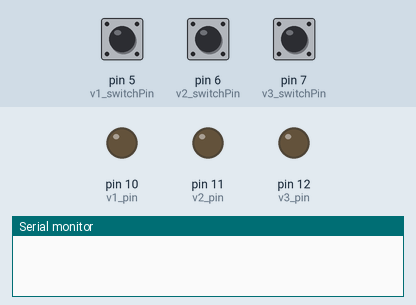
Bench run of a program on a simulated Arduino Uno, built with avr-gcc and run on an emulated ATmega328P. On the bench: output pins drawn as LEDs (lit = HIGH), the last lines printed to the serial monitor. The test bench sets the inputs (shaded band); at power-on: pin 5 (v1_switchPin) HIGH, pin 6 (v2_switchPin) HIGH, pin 7 (v3_switchPin) HIGH.

Above: at 1.2 s.
1.3 s: pin 5 (v1_switchPin) pulled LOW for 0.15 s
At 1.37 s:
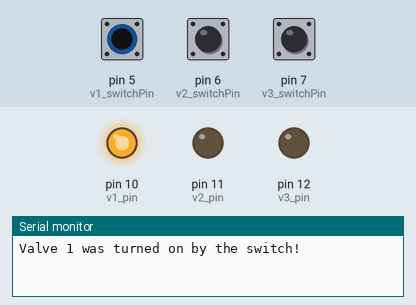
2.9 s: pin 6 (v2_switchPin) pulled LOW for 0.15 s
At 2.98 s:
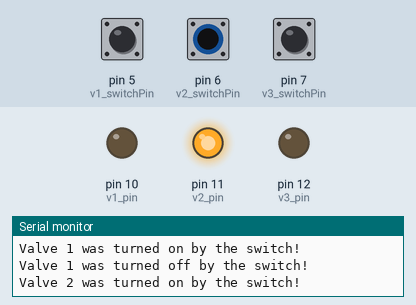
4.5 s: pin 7 (v3_switchPin) pulled LOW for 0.15 s
At 4.58 s:
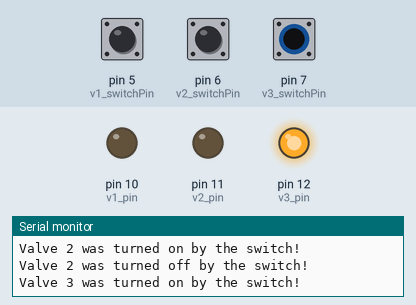
6.1 s: pin 7 (v3_switchPin) pulled LOW for 3.2 s
At 10.2 s:
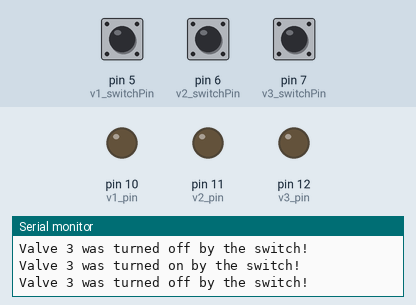
10.8 s: pin 5 (v1_switchPin) pulled LOW for 3.2 s
At 11.4 s:
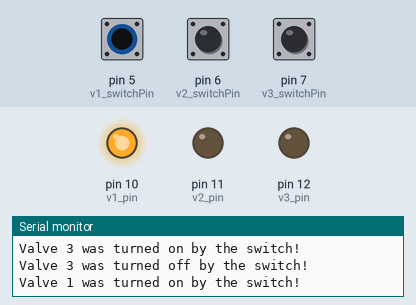
15.5 s: pin 5 (v1_switchPin) driven LOW and pin 6 (v2_switchPin) driven LOW
At 16.5 s:
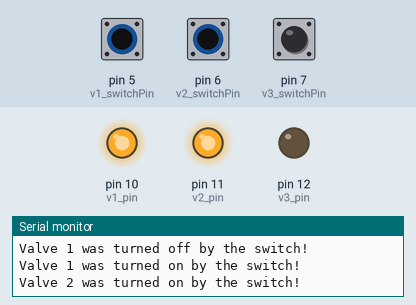
Timing chart, 0 to 18.0 s (numbered marks = the images above; inputs shaded):
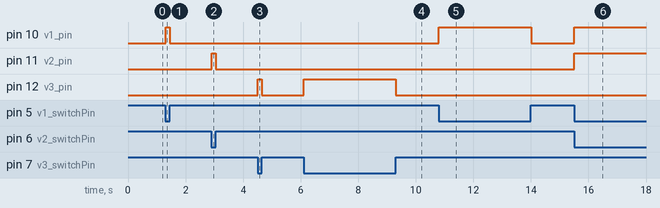

The program:

main.cpp
```cpp
#include <Arduino.h>
#include <ezButton.h>

// Generic constants
const long mspm = 60000; // Milliseconds per minute

// Set up valve constants
const int   v1_pin    = 10;         // Valve 1 pin number
const float v1_rpd    = 1;        // Valve 1 runs per day
const long  v1_ms     = 10*mspm;    // Number of milliseconds to run valve 1
bool        v1_actv   = 0;          // Boolean to tell whether valve 1 is currently active
bool        istimer1  = 0;          // Boolean to tell whether a timer is currently active or if the program was just initialized

const int   v2_pin    = 11;         // Valve 2 pin number
const float v2_rpd    = 2;          // Valve 2 runs per day
const long  v2_ms     = 5*mspm;     // Number of milliseconds to run valve 2
bool        v2_actv   = 0;          // Boolean to tell whether valve 1 is currently active
bool        istimer2  = 0;          // Boolean to tell whether a timer is currently active or if the program was just initialized


const int    v3_pin    = 12;         // Valve 3 pin number
const float  v3_rpd    = float(1)/float(4);        // Valve 3 runs per day
const long   v3_ms     = 60*mspm;    // Number of milliseconds to run valve 3
bool         v3_actv   = 0;          // Boolean to tell whether valve 1 is currently active
bool         istimer3  = 0;          // Boolean to tell whether a timer is currently active or if the program was just initialized


// Timing calculations
const long mspd = 24*60*mspm;     // Milliseconds per day
const long msv1 = mspd/v1_rpd;    // Number of milliseconds to wait until next valve 1 run
const long msv2 = mspd/v2_rpd;    // Number of milliseconds to wait until next valve 2 run
const long msv3 = mspd/v3_rpd;    // Number of milliseconds to wait until next valve 3 run

// Set up switches
const int v1_switchPin  = 5; // Set pin 5 as the pin for valve 1 switch
const int v2_switchPin  = 6; // Set pin 6 as the pin for valve 2 switch
const int v3_switchPin  = 7; // Set pin 7 as the pin for valve 3 switch

ezButton S1(v1_switchPin);
ezButton S2(v2_switchPin);
ezButton S3(v3_switchPin);
int S1state = 0;
int S2state = 0;
int S3state = 0;

void setup() {

  // Currently wired to main irrigation to garden bed an flowers
  pinMode(v1_pin,OUTPUT);

  // Currently wired to trees, texas ranger, and plumbagos
  pinMode(v2_pin,OUTPUT);

  // Currently not wired
  pinMode(v3_pin,OUTPUT);

  // Start Serial Connection
  Serial.begin(9600);

  // Set Button debounce timing
  S1.setDebounceTime(5); // set debounce time to 50 milliseconds
  S2.setDebounceTime(5); // set debounce time to 50 milliseconds
  S3.setDebounceTime(5); // set debounce time to 50 milliseconds

}

// To initialize program with valves ON, set counters to delay times
// long v1_count  = msv1;          // Inialize valve 1 counter
// long v2_count  = msv2;          // Inialize valve 2 counter
// long v3_count  = msv3;          // Inialize valve 3 counter

// To initialize program with valves OFF, set counters to 1
long v1_count  = 1;          // Inialize valve 1 counter
long v2_count  = 1;          // Inialize valve 2 counter
long v3_count  = 1;          // Inialize valve 3 counter

void loop() {

  S1.loop();
  S2.loop();
  S3.loop();

  // Update switch states. 1 means OFF, 0 means ON.
  S1state = S1.getState();
  S2state = S2.getState();
  S3state = S3.getState();

  ////////////////
  // VALVE 1 logic
  ////////////////

  // Turn on Valve 1 when its delay time has been exceeded AND when Valves 2 and 3 are not active
  if (v1_count>=msv1 && !v2_actv && !v3_actv) {
    v1_actv = 1; // Set valve 1 as active
    digitalWrite(v1_pin, HIGH); // Turn on valve 1
    v1_count = 1; // Reset valve 1 counter
    istimer1 = 1; // Set timer 1 boolean to on

    Serial.print("Valve 1 timer is active!\n");
  }

  // Turn off Valve 1 when timer is up AND if the switch is not currently in ON position
  if (v1_actv && v1_count==v1_ms) {
    if (digitalRead(v1_switchPin)) {
      digitalWrite(v1_pin, LOW); // Turn off valve 1, Wont turn off if valve's swtich is active, but will still reset timer boolean
      v1_actv = 0; // Set valve 1 as inactive
    }
    istimer1 = 0; // Set timer 1 boolean to off

    Serial.print("Valve 1 timer is up!\n");
  }

  // Option to manually activate valve 1 using a switch without affecting any of the counts
  if (!S1state && !v1_actv) {
    digitalWrite(v1_pin, HIGH); // Turn on valve 1
    v1_actv = 1; // Set valve 1 as active

    Serial.print("Valve 1 was turned on by the switch!\n");
  }
  if (S1state && v1_actv && !istimer1) { // Wont turn off if valve's timer is currently active
    digitalWrite(v1_pin, LOW); // Turn off valve 1
    v1_actv = 0; // Set valve 1 as inactive

    Serial.print("Valve 1 was turned off by the switch!\n");
  }

  ////////////////
  // VALVE 2 logic
  ////////////////

  // Turn on Valve 2 when its delay time has been exceeded AND when Valves 1 and 3 are not active
  if (v2_count>=msv2 && !v1_actv && !v3_actv) {
    v2_actv = 1; // Set valve 2 as active
    digitalWrite(v2_pin, HIGH); // Turn on valve 2
    v2_count = 1; // Reset valve 2 counter
    istimer2 = 1; // Set timer 2 boolean to on

    Serial.print("Valve 2 timer is active!\n");
  }

  // Turn off Valve 2 when timer is up AND if the switch is not currently in ON position
  if (v2_actv && v2_count==v2_ms) { // Wont turn off if valve's swtich is active
    if (digitalRead(v2_switchPin)) {
      digitalWrite(v2_pin, LOW); // Turn off valve 2
      v2_actv = 0; // Set valve 2 as inactive
    }
    istimer2 = 0; // Set timer 2 boolean to off

    Serial.print("Valve 2 timer is up!\n");
  }

  // Option to manually activate valve 2 using a switch without affecting any of the counts
  if (!S2state && !v2_actv) {
    digitalWrite(v2_pin, HIGH); // Turn on valve 2
    v2_actv = 1; // Set valve 2 as active

    Serial.print("Valve 2 was turned on by the switch!\n");
  }
  if (S2state && v2_actv && !istimer2) { // Wont turn off if valve's timer is currently active
    digitalWrite(v2_pin, LOW); // Turn off valve 2
    v2_actv = 0; // Set valve 2 as inactive

    Serial.print("Valve 2 was turned off by the switch!\n");
  }

  ////////////////
  // VALVE 3 logic
  ////////////////

  // Turn on Valve 3 when its delay time has been exceeded AND when Valves 1 and 2 are not active
  if (v3_count>=msv3 && !v1_actv && !v2_actv) {
    v3_actv = 1; // Set valve 3 as active
    digitalWrite(v3_pin, HIGH); // Turn on valve 3
    v3_count = 1; // Reset valve 3 counter
    istimer3 = 1; // Set timer 3 boolean to on

    Serial.print("Valve 3 timer is active!\n");
  }

  // Turn off Valve 3 when timer is up AND if the switch is not currently in ON position
  if (v3_actv && v3_count==v3_ms) { // Wont turn off if valve's swtich is active
    if (digitalRead(v3_switchPin)) {
      digitalWrite(v3_pin, LOW); // Turn off valve 3
      v3_actv = 0; // Set valve 3 as inactive
    }
    istimer3 = 0; // Set timer 3 boolean to off

    Serial.print("Valve 3 timer is up!\n");
  }

    // Option to manually activate valve 3 using a switch without affecting any of the counts
  if (!S3state && !v3_actv) {
    digitalWrite(v3_pin, HIGH); // Turn on valve 3
    v3_actv = 1; // Set valve 3 as active

    Serial.print("Valve 3 was turned on by the switch!\n");
  }

  if (S3state && v3_actv && !istimer3) { // Wont turn off if valve's timer is currently active
    digitalWrite(v3_pin, LOW); // Turn off valve 3
    v3_actv = 0; // Set valve 3 as inactive

    Serial.print("Valve 3 was turned off by the switch!\n");
  }

  // Increment valve counters
  v1_count += 1;
  v2_count += 1;
  v3_count += 1;

  // Serial.print("v1_count = ");
  // Serial.print(v1_count);
  // Serial.print("\n");

  delay(1);

  // int v1 = S1.getState();
  // Serial.print(v1);
  // Serial.print("\n");
}
```

Measured:
- after the input at 1.3 s, pin 10 (v1_pin): LOW → HIGH at once, → LOW 0.15 s later
- after the input at 2.9 s, pin 11 (v2_pin): LOW → HIGH at once, → LOW 0.15 s later
- after the input at 4.5 s, pin 12 (v3_pin): LOW → HIGH at once, → LOW 0.15 s later
- after the input at 6.1 s, pin 12 (v3_pin): LOW → HIGH at once, → LOW 3.2 s later
- after the input at 10.8 s, pin 10 (v1_pin): LOW → HIGH at once, → LOW 3.2 s later
- after the input at 15.5 s, pin 10 (v1_pin), pin 11 (v2_pin): LOW → HIGH at once
